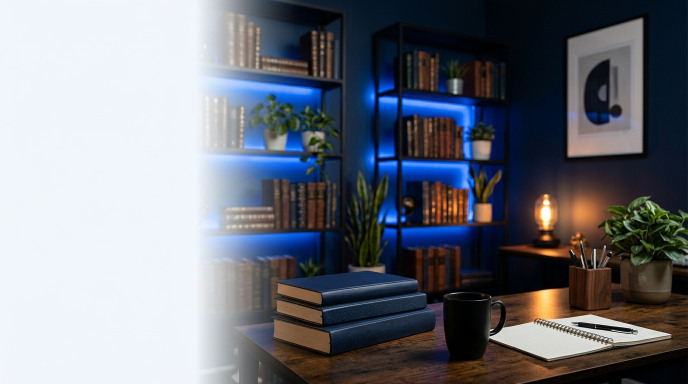
#> input picture assets/img/hero_section_home.jpg, 1376 x 768 px (shown at 1/2 size)
$ python optimize_assets.py
#> lines starting #> are read from the running program, lines starting #| are printed output that depends on the picture
import os
import shutil
from PIL import Image

ROOT_DIR = os.path.dirname(os.path.dirname(os.path.abspath(__file__)))
IMG_DIR = os.path.join(ROOT_DIR, 'assets', 'img')

def run_asset_optimizations():
    print("=== OTIMIZAÇÃO DE ASSETS ===")

    # 1. Copiar favicon.ico para a raiz se não existir
    src_fav = os.path.join(IMG_DIR, 'favicon.ico')
    dst_fav = os.path.join(ROOT_DIR, 'favicon.ico')
    if os.path.exists(src_fav):
        shutil.copy2(src_fav, dst_fav)
        print(f"[OK] Favicon copiado para a raiz: {dst_fav}")

    # 2. Excluir artigo de teste analise2 (MD e HTML)
    test_md = os.path.join(ROOT_DIR, 'content', 'posts', '2026-10-22-vies-cognitivo---um-dos-maiores-sabotadores-da-sua-analise2.md')
    test_html = os.path.join(ROOT_DIR, 'blog', 'vies-cognitivo-um-dos-maiores-sabotadores-da-sua-analise2.html')
    for fpath in [test_md, test_html]:
        if os.path.exists(fpath):
            os.remove(fpath)
            print(f"[OK] Arquivo de teste removido: {fpath}")

    # Diretórios de destino organizados
    os.makedirs(os.path.join(IMG_DIR, 'companies'), exist_ok=True)
    os.makedirs(os.path.join(IMG_DIR, 'testimonials'), exist_ok=True)
    os.makedirs(os.path.join(IMG_DIR, 'books'), exist_ok=True)
    stacks_dir = os.path.join(IMG_DIR, 'icons-stacks')

    # Helper para converter e redimensionar imagens raster para WebP
    def convert_to_webp(src_path, dst_path, max_width=None, max_height=None, quality=82, lossless=False):
#> called with src_path = 'assets/img/hero_section_home.jpg', dst_path = 'assets/img/hero-home.webp', max_width = 1920, quality = 82, lossless = False
        if not os.path.exists(src_path):
            print(f"[WARN] Origem inexistente: {src_path}")
            return None
        with Image.open(src_path) as im:
#> im is the input picture: PIL image 1376x768 RGB; mean R, G, B 113.2, 116.8, 125.4
            if im.mode in ("RGBA", "LA") and not lossless:
                pass
            elif im.mode != "RGB" and not lossless and im.mode != "RGBA":
                im = im.convert("RGB")

            w, h = im.size
#> w = 1376; h = 768
            if max_width or max_height:
                im.thumbnail((max_width or w, max_height or h), Image.Resampling.LANCZOS)

            im.save(dst_path, 'WEBP', quality=quality, lossless=lossless, method=6)
            new_w, new_h = im.size
#> new_w = 1376; new_h = 768
            orig_sz = os.path.getsize(src_path)
            new_sz = os.path.getsize(dst_path)
            saved_pct = ((orig_sz - new_sz) / orig_sz) * 100
            print(f"  [WEBP] {os.path.basename(dst_path)} ({new_w}x{new_h}) | {orig_sz//1024}KB -> {new_sz//1024}KB (-{saved_pct:.1f}%)")
#|   [WEBP] hero-home.webp (1376x768) | 568KB -> 51KB (-90.9%)
            return new_w, new_h

    # 3. Converter Hero Sections
    print("\n--- Hero Images ---")
    convert_to_webp(os.path.join(IMG_DIR, 'hero_section_home.jpg'), os.path.join(IMG_DIR, 'hero-home.webp'), max_width=1920, quality=82)
    convert_to_webp(os.path.join(IMG_DIR, 'hero_section_sobre_v3.jpg'), os.path.join(IMG_DIR, 'hero-sobre.webp'), max_width=1920, quality=82)
#> call 2 of convert_to_webp, with src_path = 'assets/img/hero_section_sobre_v3.jpg', dst_path = 'assets/img/hero-sobre.webp', max_width = 1920, quality = 82, lossless = False
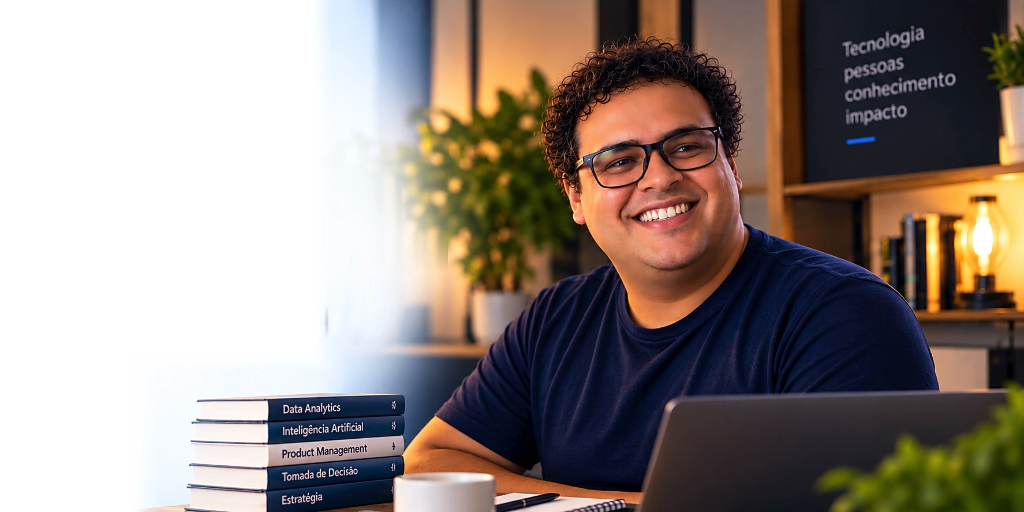
#> input picture assets/img/hero_section_sobre_v3.jpg, 2048 x 1024 px (shown at 1/2 size)
#> in convert_to_webp, im is the input picture: PIL image 2048x1024 RGB; mean R, G, B 146.7, 135.3, 128.7
#|   [WEBP] hero-sobre.webp (1920x960) | 445KB -> 80KB (-81.9%)
    convert_to_webp(os.path.join(IMG_DIR, 'hero_section_blog_v2.jpg'), os.path.join(IMG_DIR, 'hero-blog.webp'), max_width=1920, quality=82)
#> call 3 of convert_to_webp, with src_path = 'assets/img/hero_section_blog_v2.jpg', dst_path = 'assets/img/hero-blog.webp', max_width = 1920, quality = 82, lossless = False
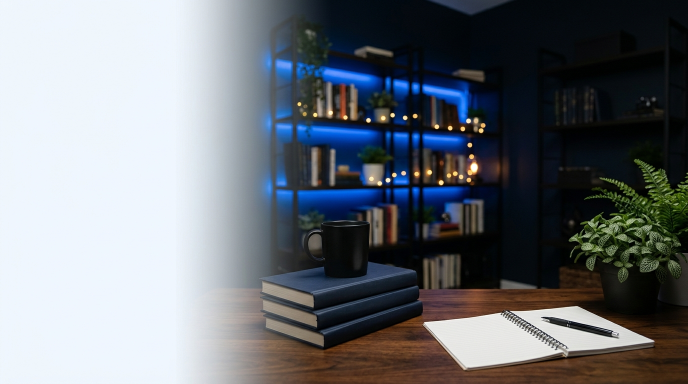
#> input picture assets/img/hero_section_blog_v2.jpg, 1376 x 768 px (shown at 1/2 size)
#> in convert_to_webp, im is the input picture: PIL image 1376x768 RGB; mean R, G, B 111.1, 115.8, 121.5
#|   [WEBP] hero-blog.webp (1376x768) | 553KB -> 47KB (-91.4%)
    convert_to_webp(os.path.join(IMG_DIR, 'hero_section_projetos_v4.jpg'), os.path.join(IMG_DIR, 'hero-projetos.webp'), max_width=1920, quality=82)
    convert_to_webp(os.path.join(IMG_DIR, 'hero_section_biblioteca_v2.png'), os.path.join(IMG_DIR, 'hero-biblioteca.webp'), max_width=1920, quality=82)

    # Logos
    print("\n--- Logos ---")
    convert_to_webp(os.path.join(IMG_DIR, 'logo-clara.png'), os.path.join(IMG_DIR, 'logo-clara.webp'), lossless=True)
    convert_to_webp(os.path.join(IMG_DIR, 'logo-escura.png'), os.path.join(IMG_DIR, 'logo-escura.webp'), lossless=True)

    # 4. OpenGraph Social Share Card (1200x630)
    print("\n--- OpenGraph Default Card ---")
    og_path = os.path.join(IMG_DIR, 'og-default.jpg')
    if not os.path.exists(og_path):
        home_hero_src = os.path.join(IMG_DIR, 'hero_section_home.jpg')
        if os.path.exists(home_hero_src):
            with Image.open(home_hero_src) as im:
                im_rgb = im.convert('RGB')
                im_og = im_rgb.resize((1200, 630), Image.Resampling.LANCZOS)
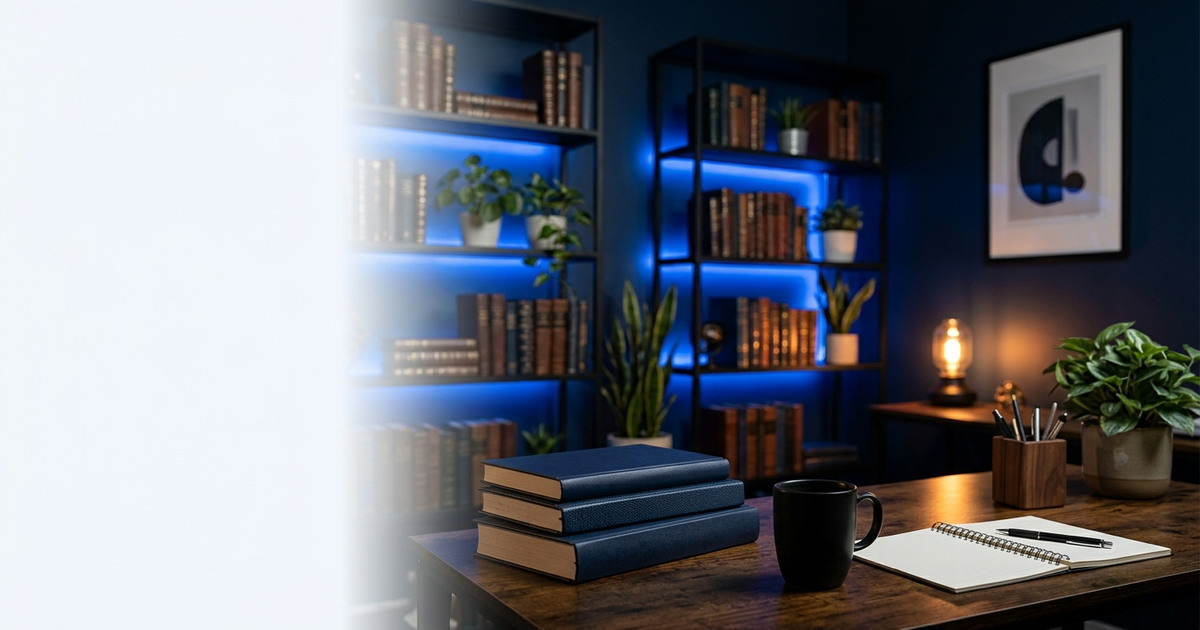
#> im_og: PIL image 1200x630 RGB; mean R, G, B 113.2, 116.8, 125.4
                im_og.save(og_path, 'JPEG', quality=88, optimize=True)
                print(f"[OK] OG Default criado: {og_path} (1200x630)")

    # 5. Empresas (Companies) - 2x Retina para exibição 48x48
    print("\n--- Companies ---")
    companies = [
        ('bauminas.png', 'bauminas.webp'),
        ('Cogna.jpeg', 'cogna.webp'),
        ('Neoenergia.png', 'neoenergia.webp'),
        ('Alelo.png', 'alelo.webp'),
        ('Nubank.png', 'nubank.webp'),
        ('Ford.png', 'ford.webp'),
    ]
    for src_name, dst_name in companies:
        convert_to_webp(os.path.join(IMG_DIR, src_name), os.path.join(IMG_DIR, 'companies', dst_name), max_width=128, max_height=128, quality=85)

    # 6. Depoimentos (Testimonials) - 2x Retina para exibição 40x40
    print("\n--- Testimonials ---")
    testimonials = [
        ('Carolina Pazinato.jpeg', 'carolina-pazinato.webp'),
        ('Leidiana de Carli.jpeg', 'leidiana-de-carli.webp'),
        ('Lucas Sorreano.jpeg', 'lucas-sorreano.webp'),
        ('VIviane Vieira.jpeg', 'viviane-vieira.webp'),
    ]
    for src_name, dst_name in testimonials:
        convert_to_webp(os.path.join(IMG_DIR, src_name), os.path.join(IMG_DIR, 'testimonials', dst_name), max_width=100, max_height=100, quality=85)

    # 7. Livros (Books) - 2x Retina para exibição ~190px largura
    print("\n--- Books ---")
    bib_dir = os.path.join(IMG_DIR, 'Biblioteca page')
    book_covers = [
        (os.path.join(bib_dir, 'hábitos_atômicos_1792111870.jpg'), 'habitos-atomicos.webp'),
        (os.path.join(bib_dir, 'como_mentir_com_estatística_1792110793.jpg'), 'como-mentir-com-estatistica.webp'),
        (os.path.join(bib_dir, 'estatística_1792107395.jpg'), 'estatistica-o-que-e.webp'),
    ]
    for src_path, dst_name in book_covers:
        convert_to_webp(src_path, os.path.join(IMG_DIR, 'books', dst_name), max_width=380, quality=85)

    # 8. Normalizar nomes de ícones SVG de stacks para kebab-case lowercase
    print("\n--- Stack SVGs (kebab-case) ---")
    if os.path.exists(stacks_dir):
        svg_map = {
            'Big Query.svg': 'big-query.svg',
            'Data Studio.svg': 'data-studio.svg',
            'Power Apps.svg': 'power-apps.svg',
            'Power BI.svg': 'power-bi.svg',
            'Power Query.svg': 'power-query.svg',
            'VS Code.svg': 'vs-code.svg',
            'GA4.svg': 'ga4.svg',
            'Miro.svg': 'miro.svg',
            'PowerPoint.svg': 'powerpoint.svg',
            'Athena.svg': 'athena.svg',
            'Jira.svg': 'jira.svg',
            'Databricks.svg': 'databricks.svg',
            'Confluence.svg': 'confluence.svg',
            'Cursor.svg': 'cursor.svg',
            'GCP.svg': 'gcp.svg',
            'Sharepoint.svg': 'sharepoint.svg',
            'Copilot.svg': 'copilot.svg',
            'CopilotStudio.svg': 'copilot-studio.svg',
            'VBA.svg': 'vba.svg',
            'Totvs--Streamline-Simple-Icons.svg': 'totvs.svg',
            'Qlik.svg': 'qlik.svg',
            'Scala.svg': 'scala.svg',
            'Python.svg': 'python.svg',
            'Altair.svg': 'altair.svg',
        }
        for orig, clean in svg_map.items():
            orig_p = os.path.join(stacks_dir, orig)
            clean_p = os.path.join(stacks_dir, clean)
            if os.path.exists(orig_p) and not os.path.exists(clean_p):
                shutil.copy2(orig_p, clean_p)
                print(f"  [SVG] {orig} -> {clean}")

    print("\n[OK] Otimização de assets concluída!")

if __name__ == '__main__':
    run_asset_optimizations()
